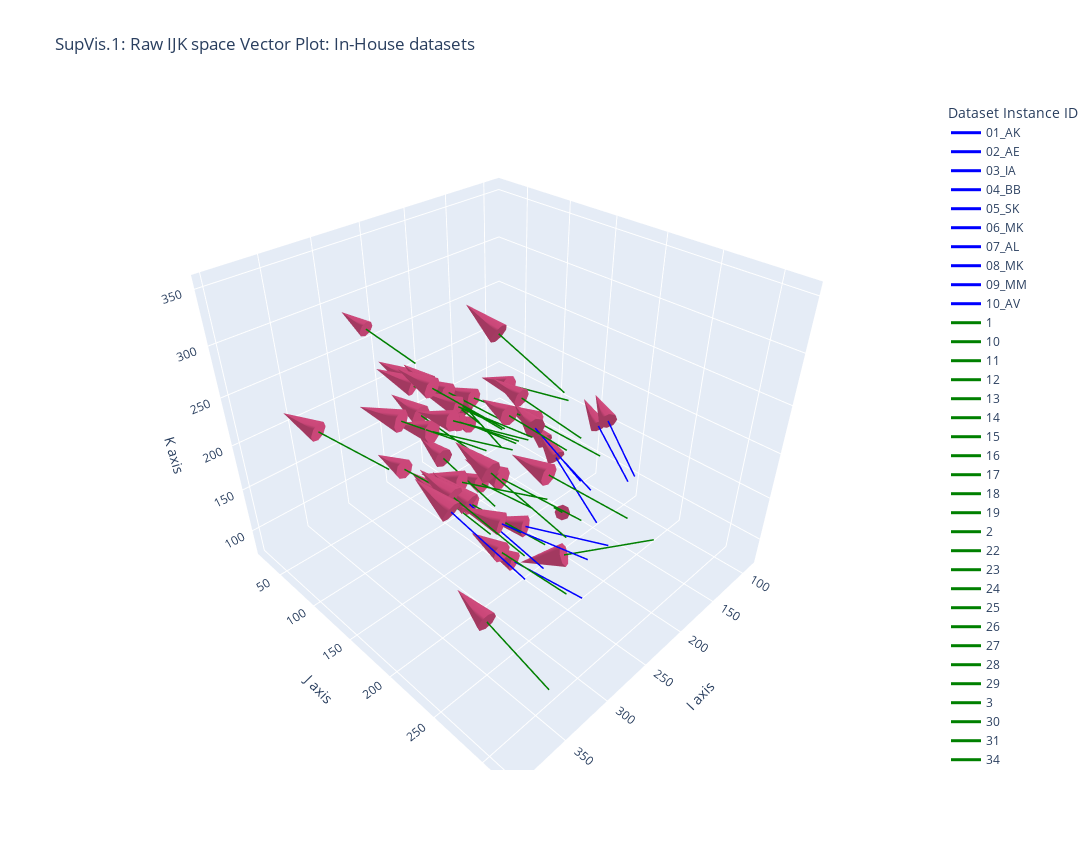

The notebook cell this image was saved under:
### Code cell
fig = go.Figure()

fig.add_traces(raw_vectortraces_clin)
fig.add_traces(raw_vectortraces_exvo)
fig.update_layout(
    title='SupVis.1: Raw IJK space Vector Plot: In-House datasets',
    **global_layout_kwargs
)

fig.show()

### Figure 1 — Plotly figure (JSON) as saved in the notebook; plotly's stock layout.template omitted (floating-point values rounded to 4 significant figures)
{"data": [{"line": {"color": "blue", "width": 3}, "mode": "lines", "name": "01_AK", "type": "scatter3d", "x": [251, 235], "y": [272, 212], "z": [190, 221]}, {"name": "01_AK", "showscale": false, "type": "cone", "u": [-14.4], "v": [-54], "w": [27.9], "x": [235.3], "y": [213.2], "z": [220.4]}, {"line": {"color": "blue", "width": 3}, "mode": "lines", "name": "02_AE", "type": "scatter3d", "x": [324, 348], "y": [317, 253], "z": [234, 242]}, {"name": "02_AE", "showscale": false, "type": "cone", "u": [21.6], "v": [-57.6], "w": [7.2], "x": [347.5], "y": [254.3], "z": [241.8]}, {"line": {"color": "blue", "width": 3}, "mode": "lines", "name": "03_IA", "type": "scatter3d", "x": [336, 347], "y": [291, 223], "z": [214, 244]}, {"name": "03_IA", "showscale": false, "type": "cone", "u": [9.9], "v": [-61.2], "w": [27], "x": [346.8], "y": [224.4], "z": [243.4]}, {"line": {"color": "blue", "width": 3}, "mode": "lines", "name": "04_BB", "type": "scatter3d", "x": [217, 181], "y": [279, 223], "z": [222, 236]}, {"name": "04_BB", "showscale": false, "type": "cone", "u": [-32.4], "v": [-50.4], "w": [12.6], "x": [181.7], "y": [224.1], "z": [235.7]}, {"line": {"color": "blue", "width": 3}, "mode": "lines", "name": "05_SK", "type": "scatter3d", "x": [285, 300], "y": [288, 223], "z": [143, 150]}, {"name": "05_SK", "showscale": false, "type": "cone", "u": [13.5], "v": [-58.5], "w": [6.3], "x": [299.7], "y": [224.3], "z": [149.9]}, {"line": {"color": "blue", "width": 3}, "mode": "lines", "name": "06_MK", "type": "scatter3d", "x": [230, 223], "y": [250, 190], "z": [197, 217]}, {"name": "06_MK", "showscale": false, "type": "cone", "u": [-6.3], "v": [-54], "w": [18], "x": [223.1], "y": [191.2], "z": [216.6]}, {"line": {"color": "blue", "width": 3}, "mode": "lines", "name": "07_AL", "type": "scatter3d", "x": [364, 373], "y": [299, 233], "z": [230, 259]}, {"name": "07_AL", "showscale": false, "type": "cone", "u": [8.1], "v": [-59.4], "w": [26.1], "x": [372.8], "y": [234.3], "z": [258.4]}, {"line": {"color": "blue", "width": 3}, "mode": "lines", "name": "08_MK", "type": "scatter3d", "x": [272, 246], "y": [270, 199], "z": [243, 247]}, {"name": "08_MK", "showscale": false, "type": "cone", "u": [-23.4], "v": [-63.9], "w": [3.6], "x": [246.5], "y": [200.4], "z": [246.9]}, {"line": {"color": "blue", "width": 3}, "mode": "lines", "name": "09_MM", "type": "scatter3d", "x": [141, 113], "y": [227, 166], "z": [141, 168]}, {"name": "09_MM", "showscale": false, "type": "cone", "u": [-25.2], "v": [-54.9], "w": [24.3], "x": [113.6], "y": [167.2], "z": [167.5]}, {"line": {"color": "blue", "width": 3}, "mode": "lines", "name": "10_AV", "type": "scatter3d", "x": [271, 299], "y": [297, 231], "z": [197, 191]}, {"name": "10_AV", "showscale": false, "type": "cone", "u": [25.2], "v": [-59.4], "w": [-5.4], "x": [298.4], "y": [232.3], "z": [191.1]}, {"line": {"color": "green", "width": 3}, "mode": "lines", "name": "1", "type": "scatter3d", "x": [360, 354], "y": [319, 246], "z": [131, 145]}, {"name": "1", "showscale": false, "type": "cone", "u": [-5.4], "v": [-65.7], "w": [12.6], "x": [354.1], "y": [247.5], "z": [144.7]}, {"line": {"color": "green", "width": 3}, "mode": "lines", "name": "10", "type": "scatter3d", "x": [306, 321], "y": [250, 182], "z": [287, 277]}, {"name": "10", "showscale": false, "type": "cone", "u": [13.5], "v": [-61.2], "w": [-9], "x": [320.7], "y": [183.4], "z": [277.2]}, {"line": {"color": "green", "width": 3}, "mode": "lines", "name": "11", "type": "scatter3d", "x": [284, 284], "y": [185, 119], "z": [254, 266]}, {"name": "11", "showscale": false, "type": "cone", "u": [0], "v": [-59.4], "w": [10.8], "x": [284], "y": [120.3], "z": [265.8]}, {"line": {"color": "green", "width": 3}, "mode": "lines", "name": "12", "type": "scatter3d", "x": [270, 244], "y": [192, 120], "z": [229, 226]}, {"name": "12", "showscale": false, "type": "cone", "u": [-23.4], "v": [-64.8], "w": [-2.7], "x": [244.5], "y": [121.4], "z": [226.1]}, {"line": {"color": "green", "width": 3}, "mode": "lines", "name": "13", "type": "scatter3d", "x": [271, 274], "y": [197, 130], "z": [257, 257]}, {"name": "13", "showscale": false, "type": "cone", "u": [2.7], "v": [-60.3], "w": [0], "x": [273.9], "y": [131.3], "z": [257]}, {"line": {"color": "green", "width": 3}, "mode": "lines", "name": "14", "type": "scatter3d", "x": [293, 288], "y": [244, 180], "z": [212, 197]}, {"name": "14", "showscale": false, "type": "cone", "u": [-4.5], "v": [-57.6], "w": [-13.5], "x": [288.1], "y": [181.3], "z": [197.3]}, {"line": {"color": "green", "width": 3}, "mode": "lines", "name": "15", "type": "scatter3d", "x": [349, 371], "y": [150, 80], "z": [224, 239]}, {"name": "15", "showscale": false, "type": "cone", "u": [19.8], "v": [-63], "w": [13.5], "x": [370.6], "y": [81.4], "z": [238.7]}, {"line": {"color": "green", "width": 3}, "mode": "lines", "name": "16", "type": "scatter3d", "x": [304, 309], "y": [243, 167], "z": [193, 186]}, {"name": "16", "showscale": false, "type": "cone", "u": [4.5], "v": [-68.4], "w": [-6.3], "x": [308.9], "y": [168.5], "z": [186.1]}, {"line": {"color": "green", "width": 3}, "mode": "lines", "name": "17", "type": "scatter3d", "x": [237, 280], "y": [313, 253], "z": [192, 158]}, {"name": "17", "showscale": false, "type": "cone", "u": [38.7], "v": [-54], "w": [-30.6], "x": [279.1], "y": [254.2], "z": [158.7]}, {"line": {"color": "green", "width": 3}, "mode": "lines", "name": "18", "type": "scatter3d", "x": [223, 181], "y": [209, 188], "z": [147, 100]}, {"name": "18", "showscale": false, "type": "cone", "u": [-37.8], "v": [-18.9], "w": [-42.3], "x": [181.8], "y": [188.4], "z": [100.9]}, {"line": {"color": "green", "width": 3}, "mode": "lines", "name": "19", "type": "scatter3d", "x": [319, 329], "y": [278, 207], "z": [216, 219]}, {"name": "19", "showscale": false, "type": "cone", "u": [9], "v": [-63.9], "w": [2.7], "x": [328.8], "y": [208.4], "z": [218.9]}, {"line": {"color": "green", "width": 3}, "mode": "lines", "name": "2", "type": "scatter3d", "x": [250, 250], "y": [252, 186], "z": [261, 270]}, {"name": "2", "showscale": false, "type": "cone", "u": [0], "v": [-59.4], "w": [8.1], "x": [250], "y": [187.3], "z": [269.8]}, {"line": {"color": "green", "width": 3}, "mode": "lines", "name": "22", "type": "scatter3d", "x": [290, 282], "y": [270, 203], "z": [281, 276]}, {"name": "22", "showscale": false, "type": "cone", "u": [-7.2], "v": [-60.3], "w": [-4.5], "x": [282.2], "y": [204.3], "z": [276.1]}, {"line": {"color": "green", "width": 3}, "mode": "lines", "name": "23", "type": "scatter3d", "x": [271, 276], "y": [310, 234], "z": [233, 235]}, {"name": "23", "showscale": false, "type": "cone", "u": [4.5], "v": [-68.4], "w": [1.8], "x": [275.9], "y": [235.5], "z": [235.0]}, {"line": {"color": "green", "width": 3}, "mode": "lines", "name": "24", "type": "scatter3d", "x": [306, 310], "y": [214, 150], "z": [172, 184]}, {"name": "24", "showscale": false, "type": "cone", "u": [3.6], "v": [-57.6], "w": [10.8], "x": [309.9], "y": [151.3], "z": [183.8]}, {"line": {"color": "green", "width": 3}, "mode": "lines", "name": "25", "type": "scatter3d", "x": [311, 336], "y": [272, 203], "z": [250, 239]}, {"name": "25", "showscale": false, "type": "cone", "u": [22.5], "v": [-62.1], "w": [-9.9], "x": [335.5], "y": [204.4], "z": [239.2]}, {"line": {"color": "green", "width": 3}, "mode": "lines", "name": "26", "type": "scatter3d", "x": [302, 314], "y": [225, 154], "z": [281, 292]}, {"name": "26", "showscale": false, "type": "cone", "u": [10.8], "v": [-63.9], "w": [9.9], "x": [313.8], "y": [155.4], "z": [291.8]}, {"line": {"color": "green", "width": 3}, "mode": "lines", "name": "27", "type": "scatter3d", "x": [298, 317], "y": [229, 153], "z": [262, 249]}, {"name": "27", "showscale": false, "type": "cone", "u": [17.1], "v": [-68.4], "w": [-11.7], "x": [316.6], "y": [154.5], "z": [249.3]}, {"line": {"color": "green", "width": 3}, "mode": "lines", "name": "28", "type": "scatter3d", "x": [259, 257], "y": [183, 114], "z": [236, 235]}, {"name": "28", "showscale": false, "type": "cone", "u": [-1.8], "v": [-62.1], "w": [-0.9], "x": [257.0], "y": [115.4], "z": [235.0]}, {"line": {"color": "green", "width": 3}, "mode": "lines", "name": "29", "type": "scatter3d", "x": [259, 288], "y": [168, 100], "z": [237, 256]}, {"name": "29", "showscale": false, "type": "cone", "u": [26.1], "v": [-61.2], "w": [17.1], "x": [287.4], "y": [101.4], "z": [255.6]}, {"line": {"color": "green", "width": 3}, "mode": "lines", "name": "3", "type": "scatter3d", "x": [328, 328], "y": [305, 237], "z": [194, 190]}, {"name": "3", "showscale": false, "type": "cone", "u": [0], "v": [-61.2], "w": [-3.6], "x": [328], "y": [238.4], "z": [190.1]}, {"line": {"color": "green", "width": 3}, "mode": "lines", "name": "30", "type": "scatter3d", "x": [278, 286], "y": [106, 46], "z": [272, 288]}, {"name": "30", "showscale": false, "type": "cone", "u": [7.2], "v": [-54], "w": [14.4], "x": [285.8], "y": [47.2], "z": [287.7]}, {"line": {"color": "green", "width": 3}, "mode": "lines", "name": "31", "type": "scatter3d", "x": [239, 236], "y": [262, 188], "z": [244, 241]}, {"name": "31", "showscale": false, "type": "cone", "u": [-2.7], "v": [-66.6], "w": [-2.7], "x": [236.1], "y": [189.5], "z": [241.1]}, {"line": {"color": "green", "width": 3}, "mode": "lines", "name": "34", "type": "scatter3d", "x": [321, 323], "y": [198, 126], "z": [207, 200]}, {"name": "34", "showscale": false, "type": "cone", "u": [1.8], "v": [-64.8], "w": [-6.3], "x": [323.0], "y": [127.4], "z": [200.1]}, {"line": {"color": "green", "width": 3}, "mode": "lines", "name": "35", "type": "scatter3d", "x": [245, 255], "y": [207, 138], "z": [250, 246]}, {"name": "35", "showscale": false, "type": "cone", "u": [9], "v": [-62.1], "w": [-3.6], "x": [254.8], "y": [139.4], "z": [246.1]}, {"line": {"color": "green", "width": 3}, "mode": "lines", "name": "36", "type": "scatter3d", "x": [263, 270], "y": [204, 137], "z": [238, 227]}, {"name": "36", "showscale": false, "type": "cone", "u": [6.3], "v": [-60.3], "w": [-9.9], "x": [269.9], "y": [138.3], "z": [227.2]}, {"line": {"color": "green", "width": 3}, "mode": "lines", "name": "38", "type": "scatter3d", "x": [257, 255], "y": [196, 135], "z": [228, 216]}, {"name": "38", "showscale": false, "type": "cone", "u": [-1.8], "v": [-54.9], "w": [-10.8], "x": [255.0], "y": [136.2], "z": [216.2]}, {"line": {"color": "green", "width": 3}, "mode": "lines", "name": "39", "type": "scatter3d", "x": [229, 233], "y": [223, 158], "z": [271, 258]}, {"name": "39", "showscale": false, "type": "cone", "u": [3.6], "v": [-58.5], "w": [-11.7], "x": [232.9], "y": [159.3], "z": [258.3]}, {"line": {"color": "green", "width": 3}, "mode": "lines", "name": "40", "type": "scatter3d", "x": [328, 330], "y": [302, 228], "z": [246, 266]}, {"name": "40", "showscale": false, "type": "cone", "u": [1.8], "v": [-66.6], "w": [18], "x": [330.0], "y": [229.5], "z": [265.6]}, {"line": {"color": "green", "width": 3}, "mode": "lines", "name": "41", "type": "scatter3d", "x": [254, 261], "y": [238, 172], "z": [297, 329]}, {"name": "41", "showscale": false, "type": "cone", "u": [6.3], "v": [-59.4], "w": [28.8], "x": [260.9], "y": [173.3], "z": [328.4]}, {"line": {"color": "green", "width": 3}, "mode": "lines", "name": "43", "type": "scatter3d", "x": [305, 332], "y": [210, 134], "z": [254, 258]}, {"name": "43", "showscale": false, "type": "cone", "u": [24.3], "v": [-68.4], "w": [3.6], "x": [331.5], "y": [135.5], "z": [257.9]}, {"line": {"color": "green", "width": 3}, "mode": "lines", "name": "44", "type": "scatter3d", "x": [296, 305], "y": [290, 214], "z": [233, 235]}, {"name": "44", "showscale": false, "type": "cone", "u": [8.1], "v": [-68.4], "w": [1.8], "x": [304.8], "y": [215.5], "z": [235.0]}, {"line": {"color": "green", "width": 3}, "mode": "lines", "name": "5", "type": "scatter3d", "x": [352, 356], "y": [288, 218], "z": [235, 251]}, {"name": "5", "showscale": false, "type": "cone", "u": [3.6], "v": [-63], "w": [14.4], "x": [355.9], "y": [219.4], "z": [250.7]}, {"line": {"color": "green", "width": 3}, "mode": "lines", "name": "6", "type": "scatter3d", "x": [299, 301], "y": [201, 125], "z": [237, 246]}, {"name": "6", "showscale": false, "type": "cone", "u": [1.8], "v": [-68.4], "w": [8.1], "x": [301.0], "y": [126.5], "z": [245.8]}, {"line": {"color": "green", "width": 3}, "mode": "lines", "name": "7", "type": "scatter3d", "x": [305, 297], "y": [218, 146], "z": [204, 212]}, {"name": "7", "showscale": false, "type": "cone", "u": [-7.2], "v": [-64.8], "w": [7.2], "x": [297.2], "y": [147.4], "z": [211.8]}, {"line": {"color": "green", "width": 3}, "mode": "lines", "name": "8", "type": "scatter3d", "x": [271, 293], "y": [224, 158], "z": [257, 266]}, {"name": "8", "showscale": false, "type": "cone", "u": [19.8], "v": [-59.4], "w": [8.1], "x": [292.6], "y": [159.3], "z": [265.8]}, {"line": {"color": "green", "width": 3}, "mode": "lines", "name": "9", "type": "scatter3d", "x": [238, 249], "y": [121, 47], "z": [214, 223]}, {"name": "9", "showscale": false, "type": "cone", "u": [9.9], "v": [-66.6], "w": [8.1], "x": [248.8], "y": [48.48], "z": [222.8]}], "layout": {"height": 850, "legend": {"title": {"text": "Dataset Instance ID"}}, "scene": {"xaxis": {"title": {"text": "I axis"}}, "yaxis": {"title": {"text": "J axis"}}, "zaxis": {"title": {"text": "K axis"}}}, "title": {"text": "SupVis.1: Raw IJK space Vector Plot: In-House datasets"}, "width": 1500}}
